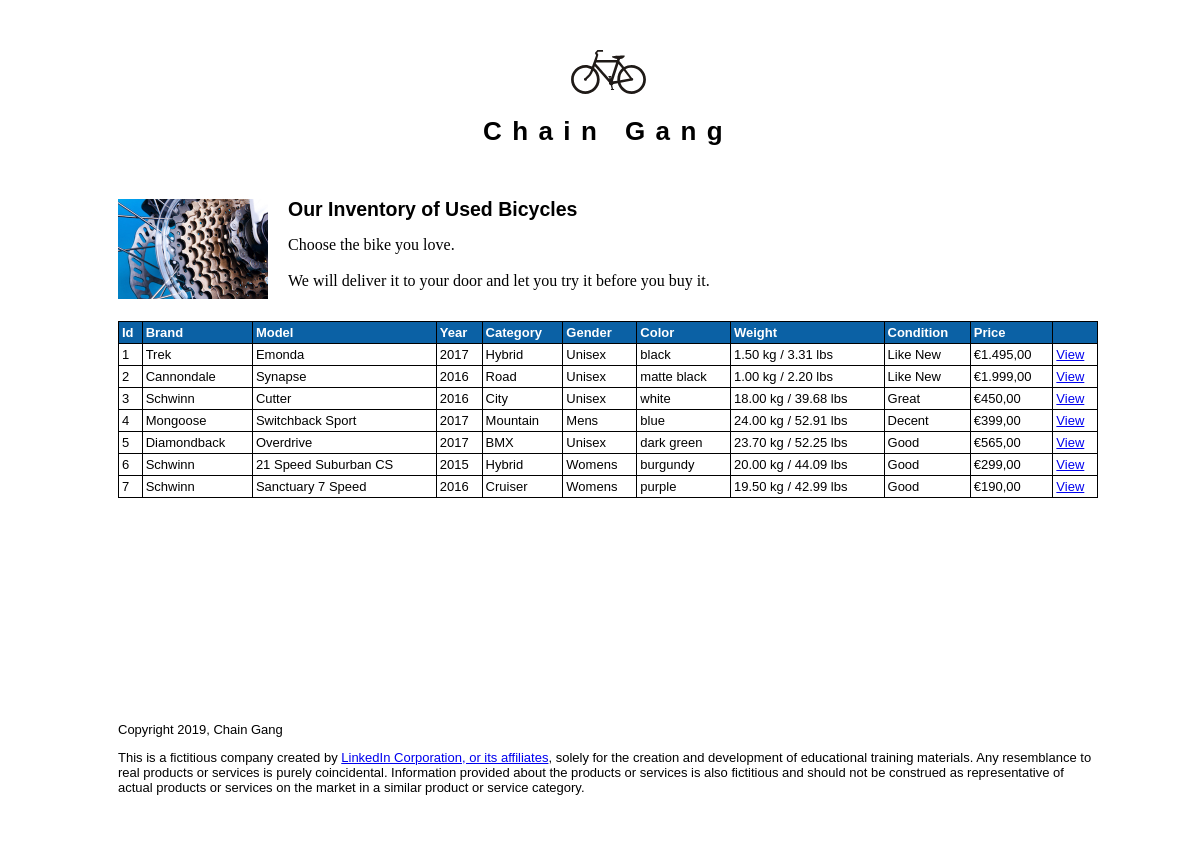
The page /bicycles.php on the database its author committed.
### tables this page shows
CREATE TABLE `bicycles` (
  `id` int(11) NOT NULL,
  `brand` varchar(255) NOT NULL,
  `model` varchar(255) NOT NULL,
  `year` int(4) NOT NULL,
  `category` varchar(255) NOT NULL,
  `gender` varchar(255) NOT NULL,
  `color` varchar(255) NOT NULL,
  `price` decimal(9,2) NOT NULL,
  `weight_kg` decimal(9,5) NOT NULL,
  `condition_id` tinyint(3) NOT NULL,
  `description` text NOT NULL
);

### private/functions.php (called while the page is built, shortened)
<?php
function url_for($script_path) {
  return WWW_ROOT . $script_path;
}
function h($string="") {
  return htmlspecialchars($string);
}
function asEuros($price) {
  return '€' . number_format($price, 2, ",",".");
}
?>

### private/classes/databaseobject.class.php (called while the page is built, shortened)
<?php
class DatabaseObject  {
  static protected $database;
  static protected $table_name = "";
  static public function set_database($database) {
    self::$database = $database;
  }
  static public function find_by_sql($sql) {
    $result = self::$database->query($sql);
    $object_array = [];
    while($record = $result->fetch_assoc()) {
      $object_array[] = static::instantiate($record);
    }
    return $object_array;
  }
  static public function find_all() {
    $sql = "SELECT * FROM " . static::$table_name;
    return static::find_by_sql($sql);
  }
  static protected function instantiate($record) {
    $object = new static;
    foreach($record as $property => $value) {
      if(property_exists($object, $property)) {
        $object->$property = $value;
      }
    }
    return $object;
  }
}
?>

### private/classes/bicycle.class.php (called while the page is built, shortened)
<?php
class Bicycle extends DatabaseObject {
  public $weight_kg;
  public $condition_id;
  public function __construct($args=[]) {
    $this->weight_kg = isset($args['weight_kg']) ? $args['weight_kg'] : '';
    $this->condition_id = isset($args['condition_id']) ? $args['condition_id'] : 3;
  }
  public function weight_kg() {
    return number_format($this->weight_kg, 2) . ' kg';
  }
  public function weight_lbs() {
    $weight_lbs = floatval($this->weight_kg) * 2.2046226218;
    return number_format($weight_lbs, 2) . ' lbs';
  }
  public function condition() {
    if($this->condition_id > 0) {
      return self::CONDITION_OPTIONS[$this->condition_id];
    } else {
      return "Unknown";
    }
  }
}
?>

### public/bicycles.php (the view, shortened to what this page needs)
<?php include(SHARED_PATH . '/public_header.php'); ?>
<div id="main">
  <div id="page">
    <div class="intro">
      <img class="inset" src="<?php echo url_for('/images/AdobeStock_55807979_thumb.jpeg') ?>" />
      <h2>Our Inventory of Used Bicycles</h2>
      <p>Choose the bike you love.</p>
      <p>We will deliver it to your door and let you try it before you buy it.</p>
    </div>
    <table id="inventory">
      <tr>
        <th>Id</th>
        <th>Brand</th>
        <th>Model</th>
        <th>Year</th>
        <th>Category</th>
        <th>Gender</th>
        <th>Color</th>
        <th>Weight</th>
        <th>Condition</th>
        <th>Price</th>
        <th>&nbsp;</th>
      </tr>
      <?php
      $bikes = Bicycle::find_all();
      ?>
      <?php foreach($bikes as $bike) { ?>
      <tr>
        <td><?php echo h($bike->id); ?></td>
        <td><?php echo h($bike->brand); ?></td>
        <td><?php echo h($bike->model); ?></td>
        <td><?php echo h($bike->year); ?></td>
        <td><?php echo h($bike->category); ?></td>
        <td><?php echo h($bike->gender); ?></td>
        <td><?php echo h($bike->color); ?></td>
        <td><?php echo h($bike->weight_kg()) . ' / ' . h($bike->weight_lbs()); ?></td>
        <td><?php echo h($bike->condition()); ?></td>
        <td><?php echo h(asEuros($bike->price)); ?></td>
        <td><a href="detail.php?id=<?php echo $bike->id; ?>">View</a></td>
      </tr>
      <?php } ?>
    </table>
  </div>
</div>
<?php include(SHARED_PATH . '/public_footer.php'); ?>

### private/shared/public_header.php (shortened to what this page needs)
<!doctype html>
<html lang="en">
  <head>
    <link rel="stylesheet" media="all" href="<?php echo url_for('/stylesheets/public.css'); ?>" />
  </head>
  <body>
    <header>
      <h1>
        <a href="<?php echo url_for('/index.php'); ?>">
          <img class="bike-icon" src="<?php echo url_for('/images/USDOT_bicycle_symbol.svg') ?>" /><br />
          Chain Gang
        </a>
      </h1>
    </header>

### private/shared/public_footer.php (shortened to what this page needs)
  <?php if(isset($super_hero_image)) { ?>
    <div class="expanding-wrapper">
      <?php $image_url = url_for('/images/' . $super_hero_image); ?>
      <img id="super-hero-image" src="<?php echo $image_url; ?>" />
      <footer>
        <?php include(SHARED_PATH . '/public_copyright_disclaimer.php'); ?>
      </footer>
    </div>
  <?php } else { ?>
    <footer>
      <?php include(SHARED_PATH . '/public_copyright_disclaimer.php'); ?>
    </footer>
  <?php } ?>
  </body>
</html>

### private/shared/public_copyright_disclaimer.php
<p>Copyright <?php echo date('Y'); ?>, Chain Gang</p>
<p>This is a fictitious company created by <a href="http://linkedin.com">LinkedIn Corporation, or its affiliates</a>, solely for the creation and development of educational training materials. Any resemblance to real products or services is purely coincidental. Information provided about the products or services is also fictitious and should not be construed as representative of actual products or services on the market in a similar product or service category.</p>

### public/stylesheets/public.css (style rules this page uses)
html { height: 100%; width: 100%; }
body { width: 100%; height: 100%; border: 0; font: 13px/15px Verdana, Arial, Helvetica, sans-serif; background: #FFFFFF; }
header { width: 980px; margin: 0 auto; padding: 0; text-align: left; color: #FFFFFF; }
header h1 { margin: 50px 0 0 0; text-align: center; }
header h1 a { text-decoration: none; color: #000; letter-spacing: 0.4em; }
header h1 a img.bike-icon { display: inline-block; margin-bottom: 30px; width: 75px; }
#main { width: 980px; height: 500px; margin: 0 auto; padding: 0; }
footer { clear: both; width: 980px; margin: 0 auto; padding: 10px; background-color: #FFFFFF; }
div#page { margin: 60px auto; }
div#page h2 { line-height: 20px; }
div#page p { font: 16px/20px Georgia, Times, "Times New Roman", serif; }
img.inset { float: left; width: 150px; margin-right: 20px; }
table#inventory { margin-top: 30px; width: 980px; border-collapse: collapse; }
table#inventory tr th { background: #0B61A5; color: #FFF; text-align: left; }
table#inventory tr td, table#inventory tr th { border: 1px solid #000; padding: 3px; }

### rows shown on the page
bicycles: id "1", brand "Trek", model "Emonda", year "2017", category "Hybrid", gender "Unisex", color "black", weight_kg "1.50 kg", weight_kg "3.31 lbs", condition "Like New", price "€1.495,00"
bicycles: id "2", brand "Cannondale", model "Synapse", year "2016", category "Road", gender "Unisex", color "matte black", weight_kg "1.00 kg", weight_kg "2.20 lbs", condition "Like New", price "€1.999,00"
bicycles: id "3", brand "Schwinn", model "Cutter", year "2016", category "City", gender "Unisex", color "white", weight_kg "18.00 kg", weight_kg "39.68 lbs", condition "Great", price "€450,00"
bicycles: id "4", brand "Mongoose", model "Switchback Sport", year "2017", category "Mountain", gender "Mens", color "blue", weight_kg "24.00 kg", weight_kg "52.91 lbs", condition "Decent", price "€399,00"
bicycles: id "5", brand "Diamondback", model "Overdrive", year "2017", category "BMX", gender "Unisex", color "dark green", weight_kg "23.70 kg", weight_kg "52.25 lbs", condition "Good", price "€565,00"
bicycles: id "6", brand "Schwinn", model "21 Speed Suburban CS", year "2015", category "Hybrid", gender "Womens", color "burgundy", weight_kg "20.00 kg", weight_kg "44.09 lbs", condition "Good", price "€299,00"
bicycles: id "7", brand "Schwinn", model "Sanctuary 7 Speed", year "2016", category "Cruiser", gender "Womens", color "purple", weight_kg "19.50 kg", weight_kg "42.99 lbs", condition "Good", price "€190,00"
